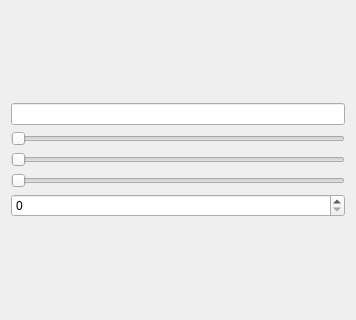
<?xml version="1.0" encoding="UTF-8"?>
<ui version="4.0">
 <class>Form</class>
 <widget class="QWidget" name="Form">
  <property name="geometry">
   <rect>
    <x>0</x>
    <y>0</y>
    <width>356</width>
    <height>320</height>
   </rect>
  </property>
  <property name="windowTitle">
   <string>Form</string>
  </property>
  <layout class="QVBoxLayout" name="verticalLayout">
   <item>
    <layout class="QVBoxLayout" name="verticalLayout_2">
     <item>
      <widget class="QLineEdit" name="lineEdit"/>
     </item>
     <item>
      <widget class="QSlider" name="horizontalSlider">
       <property name="orientation">
        <enum>Qt::Horizontal</enum>
       </property>
      </widget>
     </item>
     <item>
      <widget class="QSlider" name="horizontalSlider_3">
       <property name="orientation">
        <enum>Qt::Horizontal</enum>
       </property>
      </widget>
     </item>
     <item>
      <widget class="QSlider" name="horizontalSlider_2">
       <property name="orientation">
        <enum>Qt::Horizontal</enum>
       </property>
      </widget>
     </item>
     <item>
      <widget class="QSpinBox" name="spinBox"/>
     </item>
    </layout>
   </item>
  </layout>
 </widget>
 <resources/>
 <connections/>
</ui>
